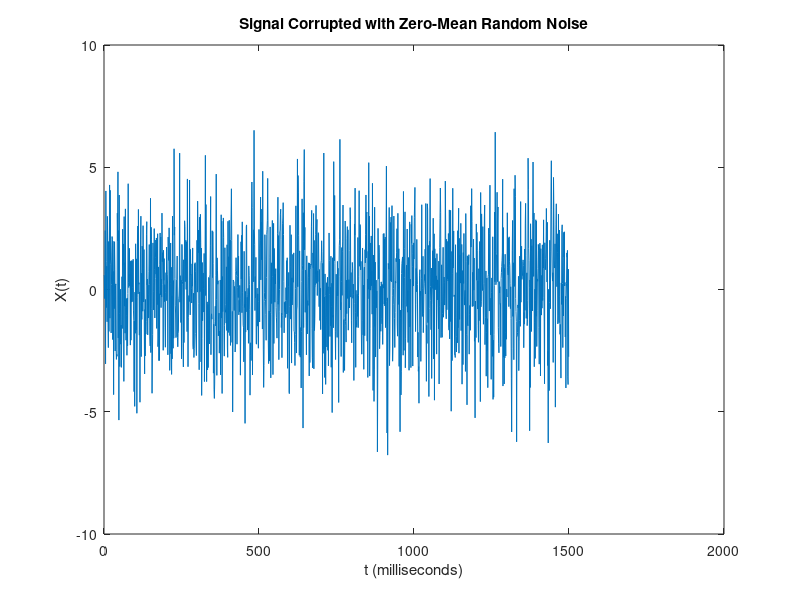
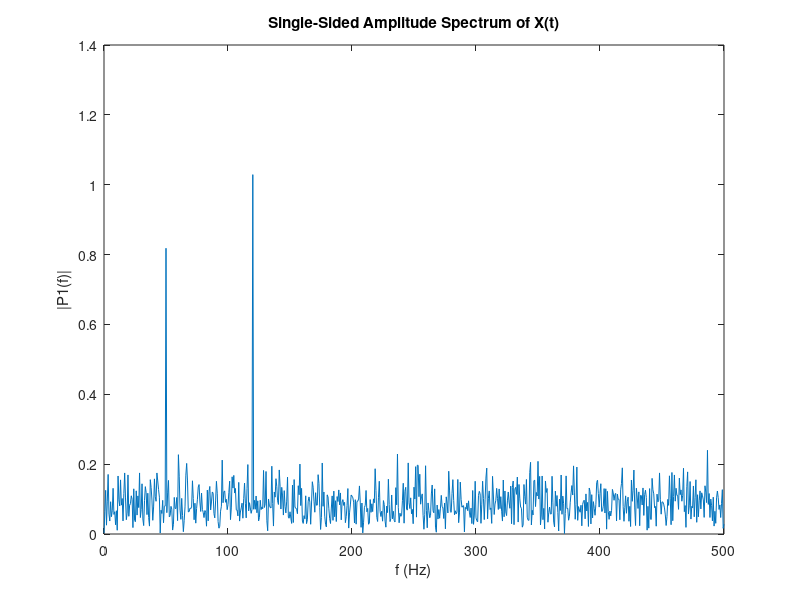
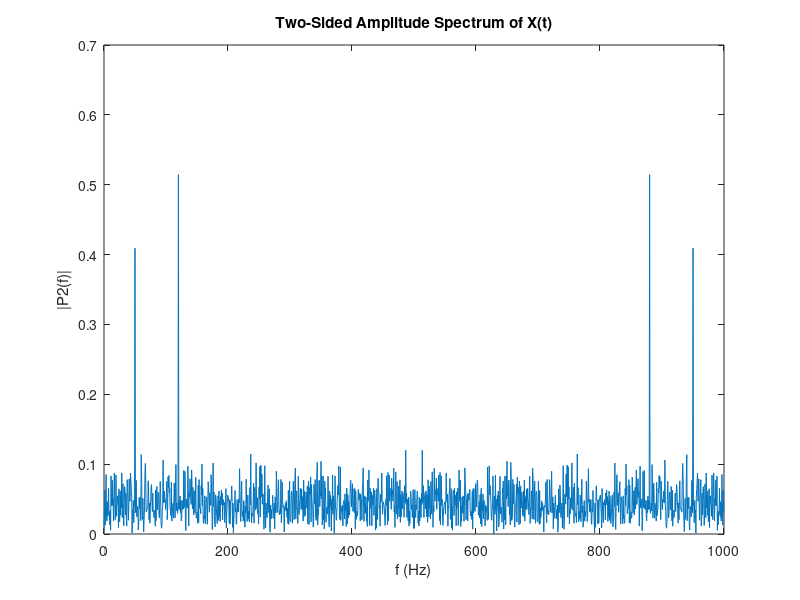
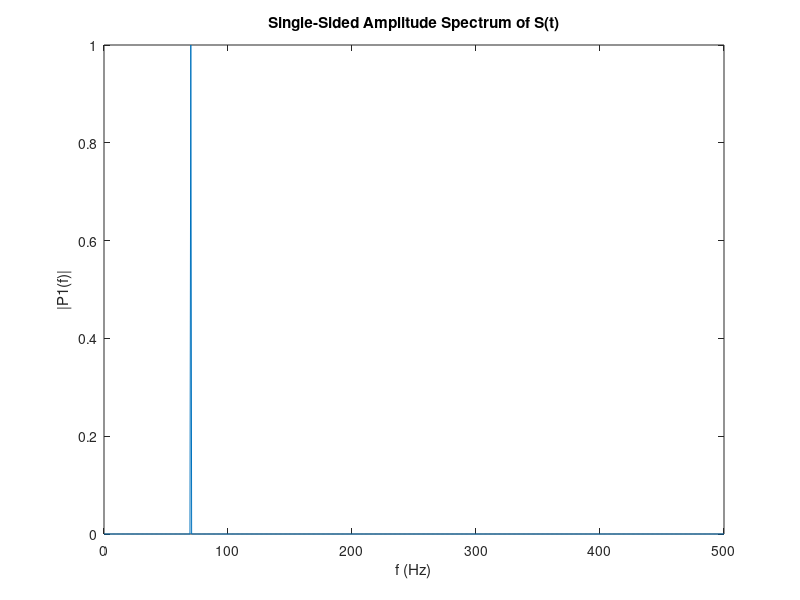

These charts were generated, in order, by the following MATLAB code:

% Use Fourier transforms to find the frequency components of a signal buried in noise.
% 
% Specify the parameters of a signal with a sampling frequency of 1 kHz and a signal duration of 1.5 seconds.
% 

Fs = 1000;            % Sampling frequency                    
T = 1/Fs;             % Sampling period       
L = 1500;             % Length of signal
t = (0:L-1)*T;        % Time vector

%% Form a signal containing a 50 Hz sinusoid of amplitude 0.7 and a 120 Hz sinusoid of amplitude 1.
S = 0.7*sin(2*pi*50*t) + sin(2*pi*120*t);
S2 = sin(2*pi*70*t);

%% Corrupt the signal with zero-mean white noise with a variance of 4.
X = S + 2*randn(size(t));

%% Plot the noisy signal in the time domain. It is difficult to identify the frequency components by looking at the signal X(t).
% plot(1000*t(1:50),X(1:50))
plot(1000*t,X)
title('Signal Corrupted with Zero-Mean Random Noise')
xlabel('t (milliseconds)')
ylabel('X(t)')

%% Compute the Fourier transform of the signal.
Y = fft(X);

%% Compute the two-sided spectrum P2. Then compute the single-sided spectrum P1 based on P2 and the even-valued signal length L.
P2 = abs(Y/L);
P1 = P2(1:L/2+1);
P1(2:end-1) = 2*P1(2:end-1);

%% Define the frequency domain f and plot the single-sided amplitude spectrum P1. The amplitudes are not exactly at 0.7 and 1, as expected, because of the added noise. On average, longer signals produce better frequency approximations.
f = Fs*(0:(L/2))/L;
figure
plot(f,P1) 
title('Single-Sided Amplitude Spectrum of X(t)')
xlabel('f (Hz)')
ylabel('|P1(f)|')

%GsL two sided spectrum plot
f2 = Fs*(0:(L-1))/L;
figure
plot(f2,P2) 
title('Two-Sided Amplitude Spectrum of X(t)')
xlabel('f (Hz)')
ylabel('|P2(f)|')

%% Now, take the Fourier transform of the original, uncorrupted signal and retrieve the exact amplitudes, 0.7 and 1.0.
Y = fft(S2);
P2 = abs(Y/L);
P1 = P2(1:L/2+1);
P1(2:end-1) = 2*P1(2:end-1);

figure
plot(f,P1) 
title('Single-Sided Amplitude Spectrum of S(t)')
xlabel('f (Hz)')
ylabel('|P1(f)|')